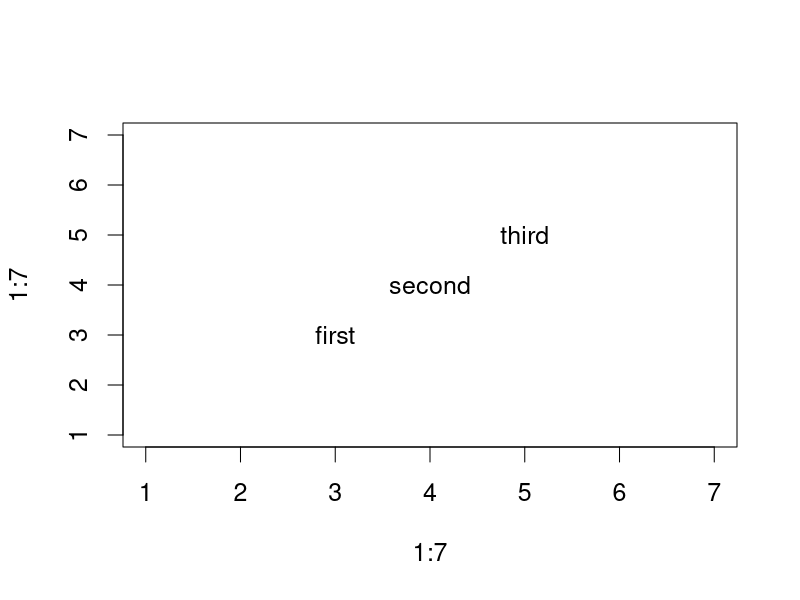

The R source for this figure:
opar<-par(no.readonly=TRUE)

par(cex=1.5)
plot(1:7,1:7,type="n")

text(3,3,"first")

text(4,4,"second")

text(5,5,"third")

par(opar)